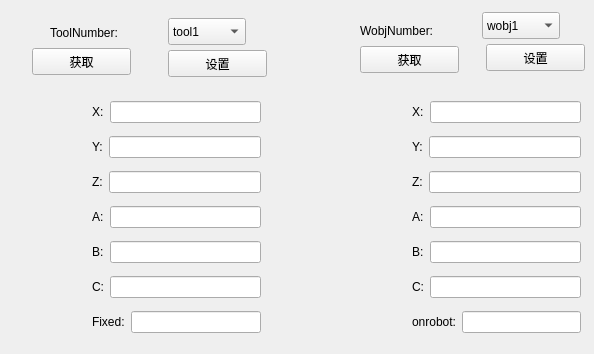
     <widget class="QWidget" name="tab_25">
      <attribute name="title">
       <string>获取工具/用户信息</string>
      </attribute>
      <widget class="QComboBox" name="getTool_combox">
       <property name="geometry">
        <rect>
         <x>168</x>
         <y>18</y>
         <width>78</width>
         <height>27</height>
        </rect>
       </property>
       <item>
        <property name="text">
         <string>tool1</string>
        </property>
       </item>
       <item>
        <property name="text">
         <string>tool2</string>
        </property>
       </item>
       <item>
        <property name="text">
         <string>tool3</string>
        </property>
       </item>
       <item>
        <property name="text">
         <string>tool4</string>
        </property>
       </item>
       <item>
        <property name="text">
         <string>tool5</string>
        </property>
       </item>
       <item>
        <property name="text">
         <string>tool6</string>
        </property>
       </item>
       <item>
        <property name="text">
         <string>tool7</string>
        </property>
       </item>
       <item>
        <property name="text">
         <string>tool8</string>
        </property>
       </item>
       <item>
        <property name="text">
         <string>tool9</string>
        </property>
       </item>
       <item>
        <property name="text">
         <string>tool10</string>
        </property>
       </item>
      </widget>
      <widget class="QComboBox" name="getWobj_combox">
       <property name="geometry">
        <rect>
         <x>482</x>
         <y>12</y>
         <width>78</width>
         <height>27</height>
        </rect>
       </property>
       <item>
        <property name="text">
         <string>wobj1</string>
        </property>
       </item>
       <item>
        <property name="text">
         <string>wobj2</string>
        </property>
       </item>
       <item>
        <property name="text">
         <string>wobj3</string>
        </property>
       </item>
       <item>
        <property name="text">
         <string>wobj4</string>
        </property>
       </item>
       <item>
        <property name="text">
         <string>wobj5</string>
        </property>
       </item>
       <item>
        <property name="text">
         <string>wobj6</string>
        </property>
       </item>
       <item>
        <property name="text">
         <string>wobj7</string>
        </property>
       </item>
       <item>
        <property name="text">
         <string>wobj8</string>
        </property>
       </item>
       <item>
        <property name="text">
         <string>wobj9</string>
        </property>
       </item>
       <item>
        <property name="text">
         <string>wobj10</string>
        </property>
       </item>
       <item>
        <property name="text">
         <string>wobj11</string>
        </property>
       </item>
       <item>
        <property name="text">
         <string>wobj12</string>
        </property>
       </item>
       <item>
        <property name="text">
         <string>wobj13</string>
        </property>
       </item>
       <item>
        <property name="text">
         <string>wobj14</string>
        </property>
       </item>
       <item>
        <property name="text">
         <string>wobj15</string>
        </property>
       </item>
       <item>
        <property name="text">
         <string>wobj16</string>
        </property>
       </item>
       <item>
        <property name="text">
         <string>wobj17</string>
        </property>
       </item>
       <item>
        <property name="text">
         <string>wobj18</string>
        </property>
       </item>
       <item>
        <property name="text">
         <string>wobj19</string>
        </property>
       </item>
       <item>
        <property name="text">
         <string>wobj20</string>
        </property>
       </item>
       <item>
        <property name="text">
         <string>wobj21</string>
        </property>
       </item>
       <item>
        <property name="text">
         <string>wobj22</string>
        </property>
       </item>
       <item>
        <property name="text">
         <string>wobj23</string>
        </property>
       </item>
       <item>
        <property name="text">
         <string>wobj24</string>
        </property>
       </item>
       <item>
        <property name="text">
         <string>wobj25</string>
        </property>
       </item>
       <item>
        <property name="text">
         <string>wobj26</string>
        </property>
       </item>
       <item>
        <property name="text">
         <string>wobj27</string>
        </property>
       </item>
       <item>
        <property name="text">
         <string>wobj28</string>
        </property>
       </item>
       <item>
        <property name="text">
         <string>wobj29</string>
        </property>
       </item>
       <item>
        <property name="text">
         <string>wobj30</string>
        </property>
       </item>
       <item>
        <property name="text">
         <string>wobj31</string>
        </property>
       </item>
       <item>
        <property name="text">
         <string>wobj32</string>
        </property>
       </item>
      </widget>
      <widget class="QLabel" name="label_302">
       <property name="geometry">
        <rect>
         <x>50</x>
         <y>24</y>
         <width>99</width>
         <height>17</height>
        </rect>
       </property>
       <property name="text">
        <string>ToolNumber:</string>
       </property>
      </widget>
      <widget class="QLabel" name="label_303">
       <property name="geometry">
        <rect>
         <x>360</x>
         <y>22</y>
         <width>99</width>
         <height>17</height>
        </rect>
       </property>
       <property name="text">
        <string>WobjNumber:</string>
       </property>
      </widget>
      <widget class="QWidget" name="layoutWidget_118">
       <property name="geometry">
        <rect>
         <x>412</x>
         <y>94</y>
         <width>169</width>
         <height>251</height>
        </rect>
       </property>
       <layout class="QVBoxLayout" name="verticalLayout_124">
        <item>
         <layout class="QHBoxLayout" name="horizontalLayout_465">
          <item>
           <widget class="QLabel" name="label_1245">
            <property name="text">
             <string>X:</string>
            </property>
           </widget>
          </item>
          <item>
           <widget class="QLineEdit" name="lineEdit_WobjX"/>
          </item>
         </layout>
        </item>
        <item>
         <layout class="QHBoxLayout" name="horizontalLayout_466">
          <item>
           <widget class="QLabel" name="label_1247">
            <property name="text">
             <string>Y:</string>
            </property>
           </widget>
          </item>
          <item>
           <widget class="QLineEdit" name="lineEdit_WobjY"/>
          </item>
         </layout>
        </item>
        <item>
         <layout class="QHBoxLayout" name="horizontalLayout_467">
          <item>
           <widget class="QLabel" name="label_1249">
            <property name="text">
             <string>Z:</string>
            </property>
           </widget>
          </item>
          <item>
           <widget class="QLineEdit" name="lineEdit_WobjZ"/>
          </item>
         </layout>
        </item>
        <item>
         <layout class="QHBoxLayout" name="horizontalLayout_468">
          <item>
           <widget class="QLabel" name="label_1251">
            <property name="text">
             <string>A:</string>
            </property>
           </widget>
          </item>
          <item>
           <widget class="QLineEdit" name="lineEdit_WobjA"/>
          </item>
         </layout>
        </item>
        <item>
         <layout class="QHBoxLayout" name="horizontalLayout_469">
          <item>
           <widget class="QLabel" name="label_1253">
            <property name="text">
             <string>B:</string>
            </property>
           </widget>
          </item>
          <item>
           <widget class="QLineEdit" name="lineEdit_WobjB"/>
          </item>
         </layout>
        </item>
        <item>
         <layout class="QHBoxLayout" name="horizontalLayout_470">
          <item>
           <widget class="QLabel" name="label_1255">
            <property name="text">
             <string>C:</string>
            </property>
           </widget>
          </item>
          <item>
           <widget class="QLineEdit" name="lineEdit_WobjC"/>
          </item>
         </layout>
        </item>
        <item>
         <layout class="QHBoxLayout" name="horizontalLayout_471">
          <item>
           <widget class="QLabel" name="label_1257">
            <property name="text">
             <string>onrobot:</string>
            </property>
           </widget>
          </item>
          <item>
           <widget class="QLineEdit" name="lineEdit_WobjOnRobot"/>
          </item>
         </layout>
        </item>
       </layout>
      </widget>
      <widget class="QPushButton" name="getTool_btn">
       <property name="geometry">
        <rect>
         <x>32</x>
         <y>48</y>
         <width>99</width>
         <height>27</height>
        </rect>
       </property>
       <property name="text">
        <string>获取</string>
       </property>
      </widget>
      <widget class="QPushButton" name="getWobj_btn">
       <property name="geometry">
        <rect>
         <x>360</x>
         <y>46</y>
         <width>99</width>
         <height>27</height>
        </rect>
       </property>
       <property name="text">
        <string>获取</string>
       </property>
      </widget>
      <widget class="QWidget" name="layoutWidget">
       <property name="geometry">
        <rect>
         <x>92</x>
         <y>94</y>
         <width>169</width>
         <height>251</height>
        </rect>
       </property>
       <layout class="QVBoxLayout" name="verticalLayout_123">
        <item>
         <layout class="QHBoxLayout" name="horizontalLayout_349">
          <item>
           <widget class="QLabel" name="label_304">
            <property name="text">
             <string>X:</string>
            </property>
           </widget>
          </item>
          <item>
           <widget class="QLineEdit" name="lineEdit_ToolX"/>
          </item>
         </layout>
        </item>
        <item>
         <layout class="QHBoxLayout" name="horizontalLayout_350">
          <item>
           <widget class="QLabel" name="label_305">
            <property name="text">
             <string>Y:</string>
            </property>
           </widget>
          </item>
          <item>
           <widget class="QLineEdit" name="lineEdit_ToolY"/>
          </item>
         </layout>
        </item>
        <item>
         <layout class="QHBoxLayout" name="horizontalLayout_351">
          <item>
           <widget class="QLabel" name="label_306">
            <property name="text">
             <string>Z:</string>
            </property>
           </widget>
          </item>
          <item>
           <widget class="QLineEdit" name="lineEdit_ToolZ"/>
          </item>
         </layout>
        </item>
        <item>
         <layout class="QHBoxLayout" name="horizontalLayout_352">
          <item>
           <widget class="QLabel" name="label_307">
            <property name="text">
             <string>A:</string>
            </property>
           </widget>
          </item>
          <item>
           <widget class="QLineEdit" name="lineEdit_ToolA"/>
          </item>
         </layout>
        </item>
        <item>
         <layout class="QHBoxLayout" name="horizontalLayout_353">
          <item>
           <widget class="QLabel" name="label_308">
            <property name="text">
             <string>B:</string>
            </property>
           </widget>
          </item>
          <item>
           <widget class="QLineEdit" name="lineEdit_ToolB"/>
          </item>
         </layout>
        </item>
        <item>
         <layout class="QHBoxLayout" name="horizontalLayout_354">
          <item>
           <widget class="QLabel" name="label_309">
            <property name="text">
             <string>C:</string>
            </property>
           </widget>
          </item>
          <item>
           <widget class="QLineEdit" name="lineEdit_ToolC"/>
          </item>
         </layout>
        </item>
        <item>
         <layout class="QHBoxLayout" name="horizontalLayout_355">
          <item>
           <widget class="QLabel" name="label_310">
            <property name="text">
             <string>Fixed:</string>
            </property>
           </widget>
          </item>
          <item>
           <widget class="QLineEdit" name="lineEdit_ToolFixed"/>
          </item>
         </layout>
        </item>
       </layout>
      </widget>
      <widget class="QPushButton" name="setTool_btn">
       <property name="geometry">
        <rect>
         <x>168</x>
         <y>50</y>
         <width>99</width>
         <height>27</height>
        </rect>
       </property>
       <property name="text">
        <string>设置</string>
       </property>
      </widget>
      <widget class="QPushButton" name="setWobj_btn">
       <property name="geometry">
        <rect>
         <x>486</x>
         <y>44</y>
         <width>99</width>
         <height>27</height>
        </rect>
       </property>
       <property name="text">
        <string>设置</string>
       </property>
      </widget>
     </widget>
